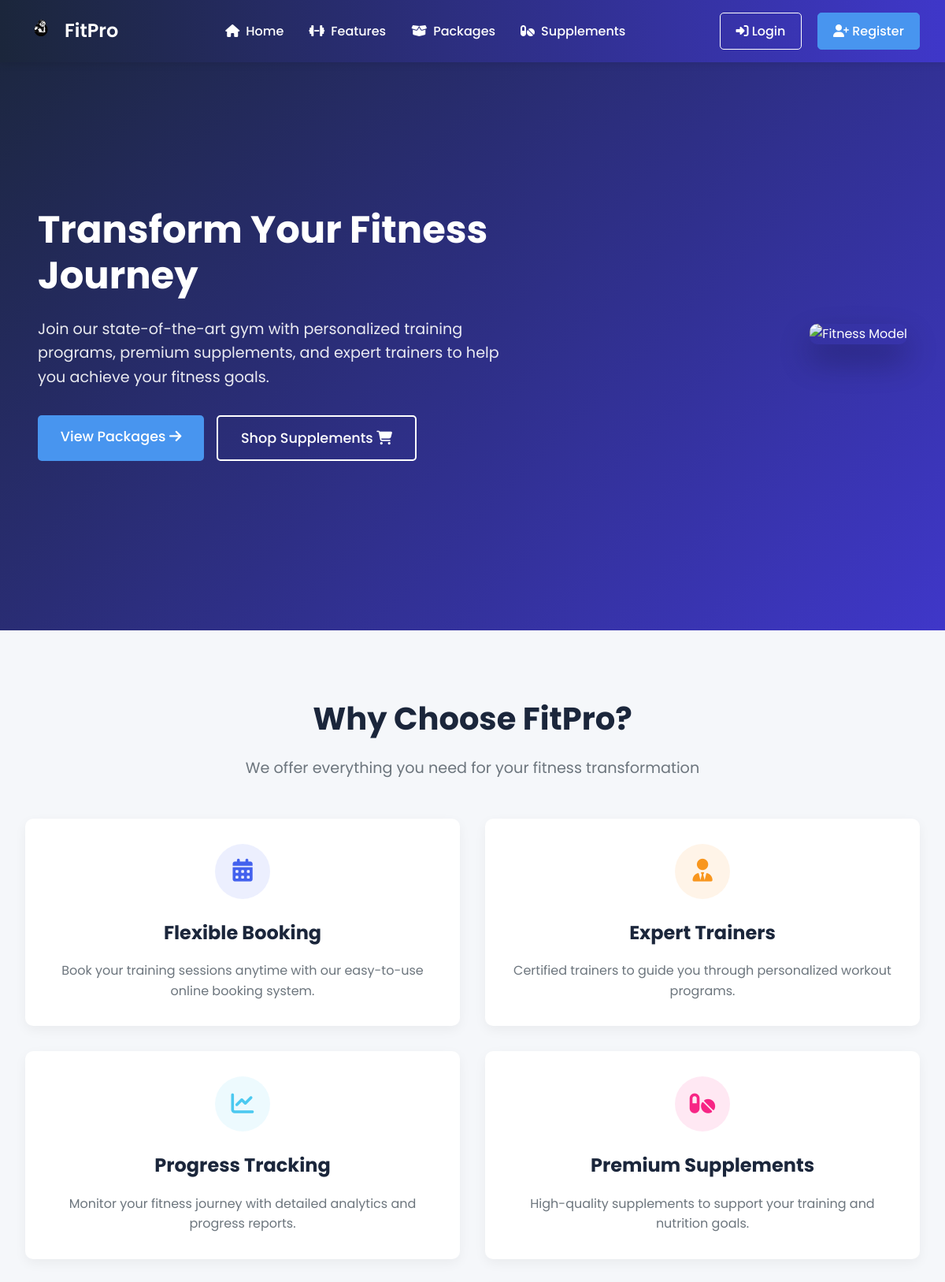
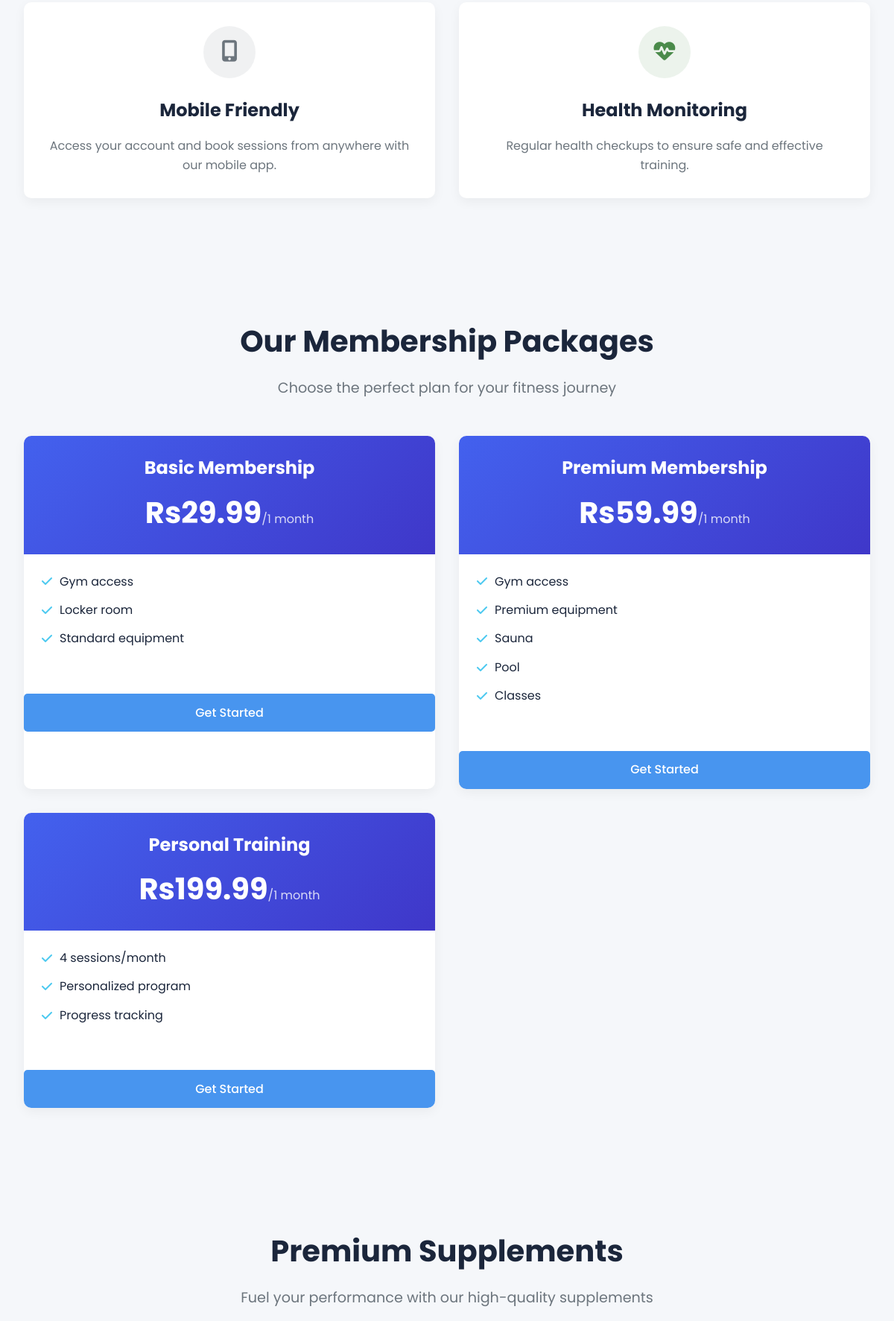
The page / (upper part) on the database its author committed (2 pictures, top to bottom).
### tables this page shows
CREATE TABLE packages (
    id INT AUTO_INCREMENT PRIMARY KEY,
    name VARCHAR(100) NOT NULL,
    description TEXT,
    price DECIMAL(10,2) NOT NULL,
    duration VARCHAR(50) NOT NULL COMMENT 'e.g., 1 month, 3 months',
    features TEXT COMMENT 'Comma-separated list of features',
    image VARCHAR(255),
    active BOOLEAN DEFAULT TRUE,
    created_at TIMESTAMP DEFAULT CURRENT_TIMESTAMP,
    updated_at TIMESTAMP DEFAULT CURRENT_TIMESTAMP ON UPDATE CURRENT_TIMESTAMP
);

### config.php (called while the page is built, shortened)
<?php
if (!defined('GYM_CONFIG_LOADED')) {
    if (!function_exists('isLoggedIn')) {
        function isLoggedIn() {
            return isset($_SESSION['user_id']);
        }
    }
}
?>

### index.php (the view, shortened to what this page needs)
<?php include 'config.php'; ?>
<!DOCTYPE html>
<html lang="en">
<head>
    <link rel="stylesheet" href="https://cdnjs.cloudflare.com/ajax/libs/font-awesome/6.4.0/css/all.min.css">
    <link rel="stylesheet" href="style.css">
</head>
<body>
    <nav>
        <div class="logo">
            <img src="assets/images/logo.png" alt="FitPro Logo">
            <h1>FitPro</h1>
        </div>
        <ul class="nav-links">
            <li><a href="#home"><i class="fas fa-home"></i> Home</a></li>
            <li><a href="#features"><i class="fas fa-dumbbell"></i> Features</a></li>
            <li><a href="#packages"><i class="fas fa-box-open"></i> Packages</a></li>
            <li><a href="#supplements"><i class="fas fa-pills"></i> Supplements</a></li>
        </ul>
        <div class="auth-buttons">
    <?php if (isLoggedIn()): ?>
        <?php if (isAdmin()): ?>
            <a href="admin_dashboard.php" class="btn btn-signup">
                <i class="fas fa-tachometer-alt"></i> Admin Dashboard
            </a>
        <?php elseif (isTrainer()): ?>
            <a href="trainer_dashboard.php" class="btn btn-signup">
                <i class="fas fa-tachometer-alt"></i> Trainer Dashboard
            </a>
        <?php elseif (isMember()): ?>
            <a href="member_dashboard.php" class="btn btn-signup">
                <i class="fas fa-tachometer-alt"></i> Member Dashboard
            </a>
        <?php endif; ?>
        <a href="logout.php" class="btn btn-login">
            <i class="fas fa-sign-out-alt"></i> Logout
        </a>
    <?php else: ?>
        <a href="login.php" class="btn btn-login">
            <i class="fas fa-sign-in-alt"></i> Login
        </a>
        <a href="register.php" class="btn btn-signup">
            <i class="fas fa-user-plus"></i> Register
        </a>
    <?php endif; ?>
</div>
    </nav>
    <section class="hero" id="home">
        <div class="hero-content">
            <h2>Transform Your Fitness Journey</h2>
            <p>Join our state-of-the-art gym with personalized training programs, premium supplements, and expert trainers to help you achieve your fitness goals.</p>
            <div class="hero-buttons">
                <a href="#packages" class="btn-hero">View Packages <i class="fas fa-arrow-right"></i></a>
                <a href="#supplements" class="btn-hero btn-hero-outline">Shop Supplements <i class="fas fa-shopping-cart"></i></a>
            </div>
        </div>
        <div class="hero-image">
            <img src="assets/images/hero-image.png" alt="Fitness Model">
        </div>
    </section>
    <section class="features" id="features">
        <h2 class="section-title">Why Choose FitPro?</h2>
        <p class="section-subtitle">We offer everything you need for your fitness transformation</p>
        <div class="features-grid">
            <div class="feature-card">
                <div class="feature-icon feature-1">
                    <i class="fas fa-calendar-alt"></i>
                </div>
                <h3>Flexible Booking</h3>
                <p>Book your training sessions anytime with our easy-to-use online booking system.</p>
            </div>
            <div class="feature-card">
                <div class="feature-icon feature-2">
                    <i class="fas fa-user-tie"></i>
                </div>
                <h3>Expert Trainers</h3>
                <p>Certified trainers to guide you through personalized workout programs.</p>
            </div>
            <div class="feature-card">
                <div class="feature-icon feature-3">
                    <i class="fas fa-chart-line"></i>
                </div>
                <h3>Progress Tracking</h3>
                <p>Monitor your fitness journey with detailed analytics and progress reports.</p>
            </div>
            <div class="feature-card">
                <div class="feature-icon feature-4">
                    <i class="fas fa-pills"></i>
                </div>
                <h3>Premium Supplements</h3>
                <p>High-quality supplements to support your training and nutrition goals.</p>
            </div>
            <div class="feature-card">
                <div class="feature-icon feature-5">
                    <i class="fas fa-mobile-alt"></i>
                </div>
                <h3>Mobile Friendly</h3>
                <p>Access your account and book sessions from anywhere with our mobile app.</p>
            </div>
            <div class="feature-card">
                <div class="feature-icon feature-6">
                    <i class="fas fa-heartbeat"></i>
                </div>
                <h3>Health Monitoring</h3>
                <p>Regular health checkups to ensure safe and effective training.</p>
            </div>
        </div>
    </section>
    <section class="packages" id="packages">
        <h2 class="section-title">Our Membership Packages</h2>
        <p class="section-subtitle">Choose the perfect plan for your fitness journey</p>
        <div class="packages-grid">
            <?php
            $sql = "SELECT * FROM packages WHERE active = 1";
            $result = $conn->query($sql);
            if ($result->num_rows > 0) {
                while($row = $result->fetch_assoc()) {
                    echo '<div class="package-card">';
                    echo '<div class="package-header">';
                    echo '<h3>' . $row['name'] . '</h3>';
                    echo '<div class="package-price">Rs' . $row['price'] . '<span>/' . $row['duration'] . '</span></div>';
                    echo '</div>';
                    echo '<div class="package-features">';
                    $features = explode(',', $row['features']);
                    foreach ($features as $feature) {
                        echo '<p><i class="fas fa-check"></i> ' . trim($feature) . '</p>';
                    }
                    echo '</div>';
                    echo '<a href="register.php?package=' . $row['id'] . '" class="btn-package">Get Started</a>';
                    echo '</div>';
                }
            } else {
                echo '<p>No packages available at the moment.</p>';
            }
            ?>
        </div>
    </section>
    <section class="supplements" id="supplements">
        <h2 class="section-title">Premium Supplements</h2>
        <p class="section-subtitle">Fuel your performance with our high-quality supplements</p>
    </section>
</body>
</html>

### rows shown on the page
packages: name "Basic Membership", price "29.99", duration "1 month", features "Gym access", features "Locker room", features "Standard equipment"
packages: name "Premium Membership", price "59.99", duration "1 month", features "Gym access", features "Premium equipment", features "Sauna", features "Pool", features "Classes"
packages: name "Personal Training", price "199.99", duration "1 month", features "4 sessions/month", features "Personalized program", features "Progress tracking"
